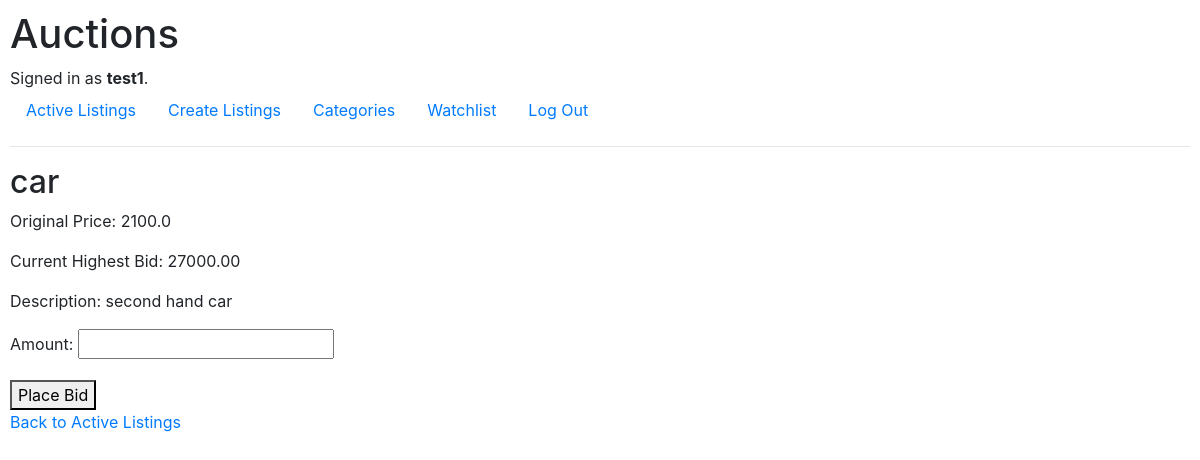
/listing/4/ (signed in), run on the app's committed database.
### auctions/models.py (models this page shows)
class User(AbstractUser):
    pass

class Listing(models.Model):
    title = models.CharField(max_length=64, unique= True)
    text_description = models.CharField(max_length=255)
    price = models.FloatField()
    inActive = models.BooleanField(default=True)
    owner = models.ForeignKey(User, on_delete=models.CASCADE, blank=True, null=True, related_name="user")
    category = models.ForeignKey(Category, on_delete=models.CASCADE, blank=True,null=True, related_name="category")
    image_url = models.URLField(blank=True, null=True)
    starting_bid = models.DecimalField(max_digits=10, decimal_places=2, default=0.0)
    current_highest_bid = models.DecimalField(max_digits=10, decimal_places=2, default=0)
    current_highest_bidder = models.ForeignKey(User, on_delete=models.SET_NULL, null=True, blank=True)
    watchlist_users = models.ManyToManyField(User,related_name='watchlist_listings', blank=True)

### auctions/views.py (the view)
# urls.py: path('listing/<int:listing_id>/', views.listing_detail, name='listing_detail'),
def listing_detail(request, listing_id):
    listing = get_object_or_404(Listing, pk=listing_id)
    bid_form = BidForm()
    return render(request, 'auctions/listing_detail.html', {'listing': listing, 'bid_form': bid_form})

### auctions/forms.py
class BidForm(forms.ModelForm):
    class Meta:
        model = Bid
        fields = ['amount']

### auctions/templates/auctions/listing_detail.html (shortened to what this page needs)
{% extends "auctions/layout.html" %}
{% block body %}
    <h2>{{ listing.title }}</h2>
    <p>Original Price: {{ listing.price }}</p>
    <p>Current Highest Bid: {{ listing.current_highest_bid }}</p>
    <p>Description: {{ listing.text_description }}</p>
    <form method="post" action="{% url 'place_bid' listing.id %}">
        <div class="form-group{% if bid_form.errors.amount %} has-error{% endif %}">
            {{ bid_form.amount.label_tag }}
            {{ bid_form.amount }}
        </div>
        <button type="submit">Place Bid</button>
    </form>
    <a href="{% url 'active_listing' %}">Back to Active Listings</a>
{% endblock %}

### auctions/templates/auctions/layout.html (shortened to what this page needs)
{% load static %}
<!DOCTYPE html>
<html lang="en">
    <head>
        <link rel="stylesheet" href="https://stackpath.bootstrapcdn.com/bootstrap/4.4.1/css/bootstrap.min.css">
        <link href="{% static 'auctions/styles.css' %}" rel="stylesheet">
    </head>
    <body>
        <h1>Auctions</h1>
        <div>
            {% if user.is_authenticated %}
                Signed in as <strong>{{ user.username }}</strong>.
            {% else %}
                Not signed in.
            {% endif %}
        </div>
        <ul class="nav">
            <li class="nav-item">
                <a class="nav-link" href="{% url 'active_listing' %}">Active Listings</a>
            </li>
            <li class="nav-item">
                <a class="nav-link" href="{% url 'create_listing' %}">Create Listings</a>
            </li>
            <li class="nav-item">
                <a class="nav-link" href="{% url 'create_listing' %}">Categories</a>
            </li>
            <li class="nav-item">
                <a class="nav-link" href="{% url 'watchlist' %}">Watchlist</a>
            </li>
            {% if user.is_authenticated %}
                <li class="nav-item">
                    <a class="nav-link" href="{% url 'logout' %}">Log Out</a>
                </li>
            {% endif %}
        </ul>
        <hr>
        {% block body %}
        {% endblock %}
    </body>
</html>

### auctions/static/auctions/styles.css (style rules this page uses)
body { padding: 10px; }

### data on the page
User: username "test1"
Listing: title "car", price "2100.0", current_highest_bid "27000.00", text_description "second hand car"

### other printed values
{{ bid_form.amount.label_tag }} "Amount:"
